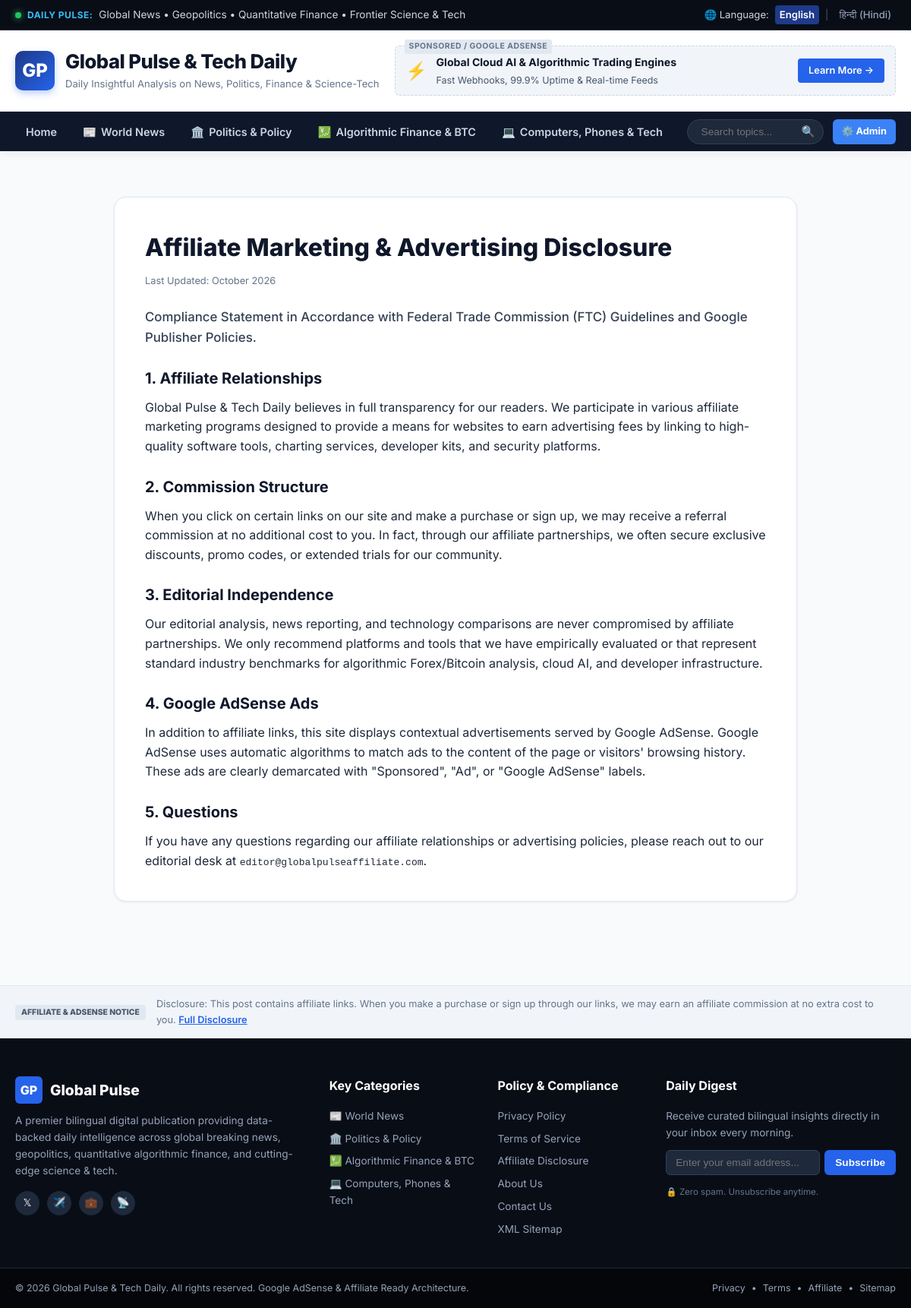
Page /affiliate-disclosure on the committed database.
### tables this page shows
CREATE TABLE settings (
            key TEXT PRIMARY KEY,
            value TEXT
        );

### app.py (the view)
@app.route('/affiliate-disclosure')
def affiliate_disclosure():
    return render_template('pages/disclosure.html')

### app.py (called while the page is built)
@app.context_processor
def inject_globals():
    lang = request.args.get('lang') or request.cookies.get('site_lang', 'en')
    settings = get_settings()
    return dict(
        lang=lang,
        settings=settings,
        categories=CATEGORY_META,
        current_year=datetime.now().year
    )

### database.py (called while the page is built)
def get_db():
    conn = sqlite3.connect(DB_PATH)
    conn.row_factory = sqlite3.Row
    return conn

def get_settings():
    conn = get_db()
    cursor = conn.cursor()
    cursor.execute("SELECT key, value FROM settings")
    rows = cursor.fetchall()
    conn.close()
    return {row['key']: row['value'] for row in rows}

### templates/pages/disclosure.html (shortened to what this page needs)
{% extends "base.html" %}
{% block content %}
<div class="container static-page-container">
    <div class="static-content-card">
        <h1>Affiliate Marketing & Advertising Disclosure</h1>
        <p class="last-updated">Last Updated: October 2026</p>
        <p class="lead-highlight">Compliance Statement in Accordance with Federal Trade Commission (FTC) Guidelines and Google Publisher Policies.</p>
        <h2>1. Affiliate Relationships</h2>
        <p>{{ settings.site_title_en }} believes in full transparency for our readers. We participate in various affiliate marketing programs designed to provide a means for websites to earn advertising fees by linking to high-quality software tools, charting services, developer kits, and security platforms.</p>
        <h2>2. Commission Structure</h2>
        <p>When you click on certain links on our site and make a purchase or sign up, we may receive a referral commission at no additional cost to you. In fact, through our affiliate partnerships, we often secure exclusive discounts, promo codes, or extended trials for our community.</p>
        <h2>3. Editorial Independence</h2>
        <p>Our editorial analysis, news reporting, and technology comparisons are never compromised by affiliate partnerships. We only recommend platforms and tools that we have empirically evaluated or that represent standard industry benchmarks for algorithmic Forex/Bitcoin analysis, cloud AI, and developer infrastructure.</p>
        <h2>4. Google AdSense Ads</h2>
        <p>In addition to affiliate links, this site displays contextual advertisements served by Google AdSense. Google AdSense uses automatic algorithms to match ads to the content of the page or visitors' browsing history. These ads are clearly demarcated with "Sponsored", "Ad", or "Google AdSense" labels.</p>
        <h2>5. Questions</h2>
        <p>If you have any questions regarding our affiliate relationships or advertising policies, please reach out to our editorial desk at <code>{{ settings.contact_email }}</code>.</p>
    </div>
</div>
{% endblock %}

### templates/base.html (shortened to what this page needs)
<!DOCTYPE html>
<html lang="{{ lang }}">
<head>
    <link rel="stylesheet" href="{{ url_for('static', filename='css/style.css') }}">
</head>
<body class="lang-{{ lang }}">
    <header class="top-ticker-bar">
        <div class="container top-bar-inner">
            <div class="ticker-left">
                <span class="live-pulse-dot"></span>
                <span class="ticker-label">
                    {% if lang == 'hi' %}दैनिक अपडेट्स:{% else %}Daily Pulse:{% endif %}
                </span>
                <span class="ticker-text">
                    {% if lang == 'hi' %}
                    समाचार • राजनीति • वित्तीय ऑटोमेशन • विज्ञान एवं प्रौद्योगिकी की ताज़ा ख़बरें
                    {% else %}
                    Global News • Geopolitics • Quantitative Finance • Frontier Science & Tech
                    {% endif %}
                </span>
            </div>
            <div class="ticker-right">
                <div class="lang-selector-group">
                    <span class="lang-lbl">🌐 Language:</span>
                    <a href="{{ url_for('set_language', lang_code='en') }}" class="lang-btn {% if lang == 'en' %}active{% endif %}">English</a>
                    <span class="lang-divider">|</span>
                    <a href="{{ url_for('set_language', lang_code='hi') }}" class="lang-btn {% if lang == 'hi' %}active{% endif %}">हिन्दी (Hindi)</a>
                </div>
            </div>
        </div>
    </header>
    <div class="header-main-area">
        <div class="container header-layout">
            <div class="site-branding">
                <a href="{{ url_for('home') }}" class="logo-link">
                    <div class="logo-badge">GP</div>
                    <div class="logo-text">
                        <h1 class="site-title">
                            {% if lang == 'hi' %}{{ settings.site_title_hi }}{% else %}{{ settings.site_title_en }}{% endif %}
                        </h1>
                        <p class="site-tagline">
                            {% if lang == 'hi' %}{{ settings.site_tagline_hi }}{% else %}{{ settings.site_tagline_en }}{% endif %}
                        </p>
                    </div>
                </a>
            </div>
            <div class="header-ad-slot">
                {% if settings.ads_enabled == '1' %}
                <div class="ad-banner-box leaderboard-banner">
                    <span class="ad-sponsored-tag">SPONSORED / GOOGLE ADSENSE</span>
                    <div class="ad-content-mock">
                        <div class="ad-mock-icon">⚡</div>
                        <div class="ad-mock-text">
                            <strong>Global Cloud AI & Algorithmic Trading Engines</strong>
                            <p>Fast Webhooks, 99.9% Uptime & Real-time Feeds</p>
                        </div>
                        <a href="{{ settings.default_affiliate_cta }}" target="_blank" rel="nofollow sponsored" class="ad-cta-btn">Learn More &rarr;</a>
                    </div>
                </div>
                {% endif %}
            </div>
        </div>
    </div>
    <nav class="main-navbar">
        <div class="container nav-container">
            <ul class="nav-links">
                <li><a href="{{ url_for('home') }}" class="nav-item {% if request.endpoint == 'home' %}active{% endif %}">
                    {% if lang == 'hi' %}होम{% else %}Home{% endif %}
                </a></li>
                {% for slug, cat in categories.items() %}
                <li>
                    <a href="{{ url_for('category_view', cat_slug=slug) }}" class="nav-item {% if cat_slug == slug %}active{% endif %}">
                        <span class="cat-icon">{{ cat.icon }}</span>
                        {% if lang == 'hi' %}{{ cat.name_hi }}{% else %}{{ cat.name_en }}{% endif %}
                    </a>
                </li>
                {% endfor %}
            </ul>
            <div class="nav-right-actions">
                <form action="{{ url_for('search') }}" method="GET" class="search-form">
                    <input type="text" name="q" placeholder="{% if lang == 'hi' %}खोजें...{% else %}Search topics...{% endif %}" value="{{ query|default('') }}" required>
                    <button type="submit" aria-label="Search">🔍</button>
                </form>
                <a href="{{ url_for('admin') }}" class="admin-quick-btn" title="Admin Portal & 1-Click Post Generator">⚙️ Admin</a>
            </div>
        </div>
    </nav>
    <main class="site-main">
        {% block content %}{% endblock %}
    </main>
    <aside class="affiliate-disclosure-strip">
        <div class="container disclosure-box">
            <span class="disclosure-badge">AFFILIATE & ADSENSE NOTICE</span>
            <p>
                {% if lang == 'hi' %}
                {{ settings.affiliate_disclosure_hi }}
                {% else %}
                {{ settings.affiliate_disclosure_en }}
                {% endif %}
                <a href="{{ url_for('affiliate_disclosure') }}" class="read-more-link">
                    {% if lang == 'hi' %}विस्तार से पढ़ें{% else %}Full Disclosure{% endif %}
                </a>
            </p>
        </div>
    </aside>
    <footer class="site-footer">
        <div class="container footer-grid">
            <div class="footer-col about-col">
                <div class="footer-logo">
                    <span class="footer-logo-badge">GP</span>
                    <span class="footer-logo-text">Global Pulse</span>
                </div>
                <p class="footer-desc">
                    {% if lang == 'hi' %}
                    एक अग्रणी द्विभाषी डिजिटल प्रकाशन जो समाचार, वैश्विक राजनीति, क्वांटिटेटिव वित्त और आधुनिक विज्ञान-प्रौद्योगिकी पर तथ्य-आधारित दैनिक विश्लेषण प्रदान करता है।
                    {% else %}
                    A premier bilingual digital publication providing data-backed daily intelligence across global breaking news, geopolitics, quantitative algorithmic finance, and cutting-edge science & tech.
                    {% endif %}
                </p>
                <div class="footer-socials">
                    <a href="#" class="social-icon" aria-label="Twitter">𝕏</a>
                    <a href="#" class="social-icon" aria-label="Telegram">✈️</a>
                    <a href="#" class="social-icon" aria-label="LinkedIn">💼</a>
                    <a href="{{ url_for('feed') }}" class="social-icon" aria-label="RSS Feed" title="RSS Feed">📡</a>
                </div>
            </div>
            <div class="footer-col">
                <h4 class="footer-heading">{% if lang == 'hi' %}प्रमुख श्रेणियां{% else %}Key Categories{% endif %}</h4>
                <ul class="footer-list">
                    {% for slug, cat in categories.items() %}
                    <li>
                        <a href="{{ url_for('category_view', cat_slug=slug) }}">
                            {{ cat.icon }} {% if lang == 'hi' %}{{ cat.name_hi }}{% else %}{{ cat.name_en }}{% endif %}
                        </a>
                    </li>
                    {% endfor %}
                </ul>
            </div>
            <div class="footer-col">
                <h4 class="footer-heading">{% if lang == 'hi' %}नीति एवं अनुपालन{% else %}Policy & Compliance{% endif %}</h4>
                <ul class="footer-list">
                    <li><a href="{{ url_for('privacy_policy') }}">{% if lang == 'hi' %}गोपनीयता नीति (Privacy Policy){% else %}Privacy Policy{% endif %}</a></li>
                    <li><a href="{{ url_for('terms') }}">{% if lang == 'hi' %}नियम और शर्तें (Terms of Service){% else %}Terms of Service{% endif %}</a></li>
                    <li><a href="{{ url_for('affiliate_disclosure') }}">{% if lang == 'hi' %}एफिलिएट प्रकटीकरण (Affiliate Disclosure){% else %}Affiliate Disclosure{% endif %}</a></li>
                    <li><a href="{{ url_for('about') }}">{% if lang == 'hi' %}हमारे बारे में (About Us){% else %}About Us{% endif %}</a></li>
                    <li><a href="{{ url_for('contact') }}">{% if lang == 'hi' %}संपर्क करें (Contact Us){% else %}Contact Us{% endif %}</a></li>
                    <li><a href="{{ url_for('sitemap') }}">XML Sitemap</a></li>
                </ul>
            </div>
            <div class="footer-col newsletter-col">
                <h4 class="footer-heading">{% if lang == 'hi' %}दैनिक न्यूज़लेटर{% else %}Daily Digest{% endif %}</h4>
                <p class="newsletter-sub">
                    {% if lang == 'hi' %}
                    हर सुबह शीर्ष समाचार और विश्लेषण अपने इनबॉक्स में प्राप्त करें।
                    {% else %}
                    Receive curated bilingual insights directly in your inbox every morning.
                    {% endif %}
                </p>
                <form class="newsletter-form" onsubmit="event.preventDefault(); alert('Thank you for subscribing to daily alerts!');">
                    <input type="email" placeholder="{% if lang == 'hi' %}अपना ईमेल दर्ज करें...{% else %}Enter your email address...{% endif %}" required>
                    <button type="submit">{% if lang == 'hi' %}सब्सक्राइब{% else %}Subscribe{% endif %}</button>
                </form>
                <span class="spam-free-note">🔒 Zero spam. Unsubscribe anytime.</span>
            </div>
        </div>
        <div class="footer-bottom">
            <div class="container footer-bottom-inner">
                <p>&copy; {{ current_year }} Global Pulse & Tech Daily. All rights reserved. Google AdSense & Affiliate Ready Architecture.</p>
                <div class="footer-bottom-links">
                    <a href="{{ url_for('privacy_policy') }}">Privacy</a>
                    <span>•</span>
                    <a href="{{ url_for('terms') }}">Terms</a>
                    <span>•</span>
                    <a href="{{ url_for('affiliate_disclosure') }}">Affiliate</a>
                    <span>•</span>
                    <a href="{{ url_for('sitemap') }}">Sitemap</a>
                </div>
            </div>
        </div>
    </footer>
</body>
</html>

### rows in the picture
settings: site_title_en "Global Pulse & Tech Daily"
settings: site_tagline_en "Daily Insightful Analysis on News, Politics, Finance & Science-Tech"
settings: contact_email "editor@globalpulseaffiliate.com"
settings: affiliate_disclosure_en "Disclosure: This post contains affiliate links. When you make a purchase or sign up through our links, we may earn an affiliate commission at no extra cost to you."

### other values in the picture
{{ cat.icon }} "📰" "🏛️" "💹" "💻"
{{ cat.name_en }} "World News" "Politics & Policy" "Algorithmic Finance & BTC" "Computers, Phones & Tech"
